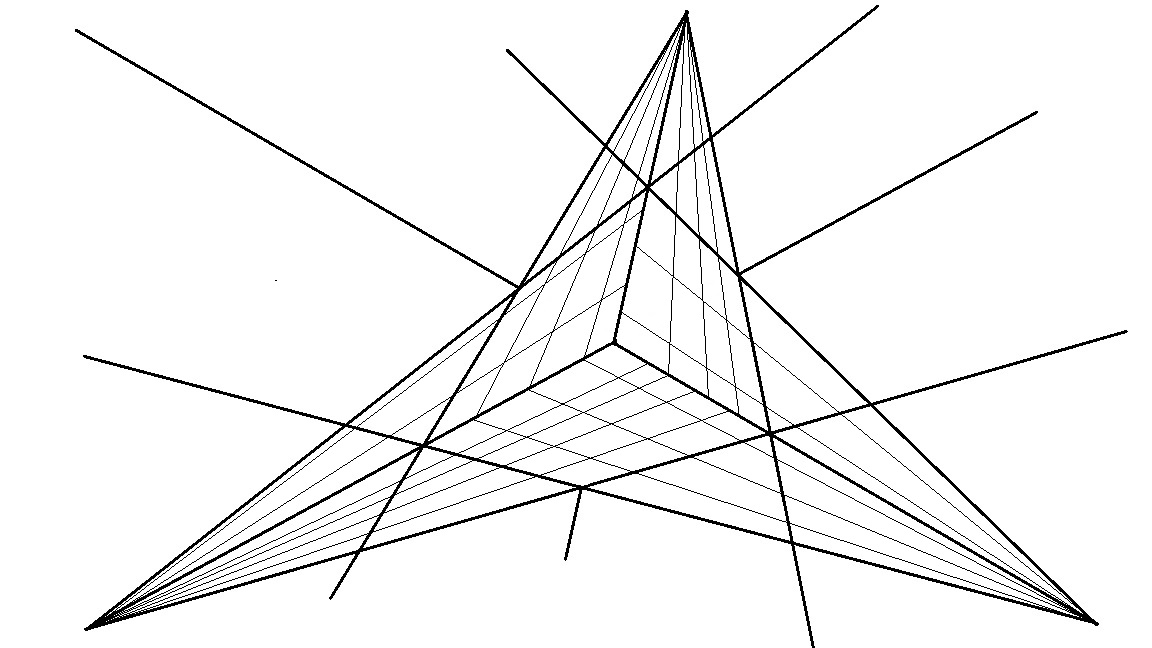
#> input picture src/draw.jpg, 1152 x 648 px
$ python opencv.py
#> lines starting #> are read from the running program, lines starting #| are printed output that depends on the picture
### src/opencv_engine.py
import numpy as np


def calculate_vanishing_point(line_list):
    if len(line_list) < 2:
        print('please draw more lines')
        return
    line_list = np.array(line_list)

    ones = np.ones((line_list.shape[0], 1))

    neg_m = (-1) * (line_list[:, 0][:, None])
    b = line_list[:, 1][:, None]
    a = np.concatenate((ones, neg_m), axis=1)

    solution = np.linalg.lstsq(a, b, rcond=None)
    y, x = solution[0]
    residual = solution[1]

    # convert to graphics coordinates
    # y = height - y

    return x, y, residual


def compute_error(clusters):
    sum = 0
    for i in range(len(clusters)):
        x, y, residuals = calculate_vanishing_point(clusters[i])
        if i == (len(clusters) - 1):
            sum += (10 * len(clusters[i]))
        else:
            sum += (residuals[0] / (len(clusters[i])))
    return sum


def compute_edge(m1, c1, width, height):
    right_edge = m1 * width + c1
    if (c1 > 0) and (c1 <= height):
        ye1 = c1
        xe1 = 0
        if right_edge <= 0:
            ye2 = 0
            xe2 = -c1 / m1
        elif (right_edge > 0) and (right_edge <= height):
            xe2 = width
            ye2 = (m1 * width) + c1
        else:
            ye2 = height
            xe2 = (height - c1) / m1
    elif c1 <= 0:
        ye1 = 0
        xe1 = -c1 / m1
        if (right_edge > 0) and (right_edge <= height):
            xe2 = width
            ye2 = (m1 * width) + c1
        else:
            ye2 = height
            xe2 = (height - c1) / m1
    else:
        xe1 = width
        ye1 = (m1 * width) + c1
        ye2 = height
        xe2 = (height - c1) / m1

    return [xe1, ye1, xe2, ye2]


# [18 lines left out: functions create_blank, sort_point_list, not called in this run]

### src/opencv.py
from opencv_engine import *
import cv2
import numpy as np
import collections
import math


n_cluster = 1

red = (0, 0, 255)
green = (0, 255, 0)
blue = (255, 0, 0)
purple = (204, 0, 153)
light_blue = (255, 255, 0)
orange = (255, 102, 0)
pink = (255, 102, 255)
black = (0, 0, 0)
clustering_color = [green, light_blue, red, pink]

filename = 'draw'
img = cv2.imread(filename + '.jpg')
#> img is the input picture: shape (648, 1152, 3); min 0, max 255, mean 244.3
height, width, channels = img.shape
#> height = 648; width = 1152; channels = 3
gray = cv2.cvtColor(img, cv2.COLOR_BGR2GRAY)
edges = cv2.Canny(gray, 50, 150, apertureSize=3)  # convert to binary image for Hough Transform
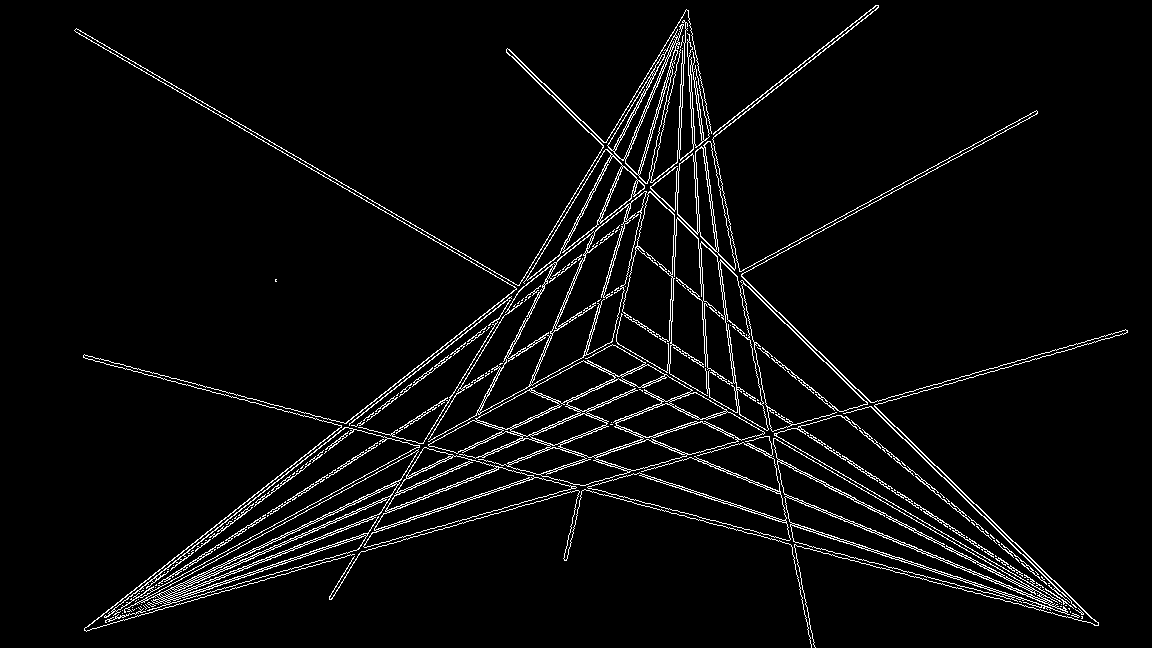
#> edges: shape (648, 1152); 4.3% white in thin lines or dots

# (rho,delta)
rho_accuracy = 1
delta_accuracy = np.pi / 360  # 0.5 degree
# threshold: minimum length of line that should be detected
threshold = 200
minLineLength = 200
maxLineGap = 15

point_lines = cv2.HoughLinesP(edges, rho_accuracy, delta_accuracy, threshold, minLineLength, maxLineGap)
#> point_lines = 191 rows, first 6: [181, 603, 199, 598], [740, 271, 766, 257], [600, 223, 631, 198], [779, 85, 878, 7], [533, 384, 583, 356], [971, 549, 1033, 585]
print("Number of lines extracted (including horizontal and vertical): " + str(len(point_lines)))
#| Number of lines extracted (including horizontal and vertical): 191

# initialise cluster
# This step removes horizontal and vertical lines
equation_lines = []
edge_points = []
for i in range(len(point_lines)):
    x11, y11, x12, y12 = point_lines[i][0]
    # if it is a vertical line
    if x11 == x12:
        m1 = np.inf
        c1 = np.nan
    # if it is a horizontal line
    elif y11 == y12:
        m1 = 0
        c1 = y11
    else:
        m1 = (y11 - y12) / (x11 - x12)
        c1 = y11 - m1 * x11
        edges = compute_edge(m1, c1, width, height)
        edge_points.append(edges)
        # [4 lines of commented-out code are left out]
        equation_lines.append([m1, c1])
#> this loop made 191 passes
#> (x11, y11, x12, y12, m1, c1, right_edge in compute_edge, xe1 in compute_edge) on passes 1, 2, 3, 4, 5, 7, 9, 10, 11, 15, 16, 17: (181, 603, 199, 598, -0.278, 653.3, 333.3, 1152), (740, 271, 766, 257, -0.538, 669.5, 49.15, 1152), (600, 223, 631, 198, -0.806, 706.9, -222.2, 1152), (779, 85, 878, 7, -0.788, 698.8, -208.9, 1152), (533, 384, 583, 356, -0.56, 682.5, 37.36, 1152), (250, 502, 297, 464, -0.809, 704.1, -227.3, 1152), (252, 540, 274, 528, -0.545, 677.5, 49.09, 1152), (165, 601, 213, 585, -0.333, 656, 272, 1152), (123, 598, 241, 505, -0.788, 694.9, -213, 1152), (324, 444, 345, 427, -0.81, 706.3, -226.3, 1152), (767, 256, 855, 209, -0.534, 665.6, 50.38, 1152), (817, 233, 843, 219, -0.538, 672.9, 52.62, 1152)
#> (x11, y11, x12, y12, m1, c1, right_edge in compute_edge, ye1 in compute_edge) on passes 6, 8, 12, 13, 22, 25: (971, 549, 1033, 585, 0.581, -14.81, 654.1, 0), (944, 477, 1065, 596, 0.983, -451.4, 681.6, 0), (945, 475, 1089, 615, 0.972, -443.8, 676.2, 0), (774, 438, 810, 459, 0.583, -13.5, 658.5, 0), (607, 145, 622, 160, 1, -462, 690, 0), (510, 430, 527, 436, 0.353, 250, 656.6, 250)

n = len(equation_lines)
initial_n = n
print("Number of lines extracted (excludingh horizontal and vertical): " + str(n))
#| Number of lines extracted (excludingh horizontal and vertical): 186

# Merge Alignment
reduce_until = 0.4
final_n = int(reduce_until*initial_n)
while len(equation_lines) > final_n:
    dist_matrix = [[sum([(i - j)*(i - j) for i, j in zip(line1, line2)]) for line1 in edge_points] for line2 in edge_points]
    dist_matrix = np.array(dist_matrix)
    max_x, max_y = np.unravel_index(dist_matrix.argmax(), dist_matrix.shape)
    np.fill_diagonal(dist_matrix, dist_matrix[max_x, max_y])
    min_x, min_y = np.unravel_index(dist_matrix.argmin(), dist_matrix.shape)

    if min_x < min_y:
        line_edge2 = edge_points.pop(min_y)
        line_edge1 = edge_points.pop(min_x)
        m2, c2 = equation_lines.pop(min_y)
        m1, c1 = equation_lines.pop(min_x)
    else:
        line_edge1 = edge_points.pop(min_x)
        line_edge2 = edge_points.pop(min_y)
        m1, c1 = equation_lines.pop(min_x)
        m2, c2 = equation_lines.pop(min_y)

    if m1+m2 == 0:
        pass
    else:
        if m1 == m2:
            m3 = m1
            c3 = (c1+c2)/2
        else:
            m3 = ((math.sqrt((1+(m1*m1))*(1+(m2*m2)))+(m1*m2)-1)/(m1+m2))
            x_intercept = (c2-c1)/(m1-m2)
            y_intercept = (m1*x_intercept) + c1
            c3 = y_intercept - (m3*x_intercept)
        equation_lines.append([m3, c3])
        edges = compute_edge(m3, c3, width, height)
        edge_points.append(edges)
#> this loop made 112 passes
#> pass 1, `dist_matrix = np.array(dist_matrix)`:
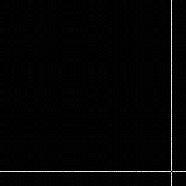
#> dist_matrix: shape (186, 186) float64; min 0, max 190297478.9, mean 3169283.2; drawn with min black and max white
#> after the loop:
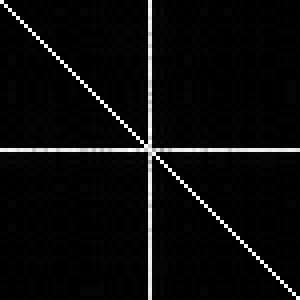
#> dist_matrix: shape (75, 75) float64 (shown 4 times larger); min 77.9, max 190297478.9, mean 8448847.8; drawn with min black and max white

n = len(equation_lines)
print(n)
#| 74
# [11 lines of commented-out code are left out]
clustering = np.random.choice(n_cluster, n, replace=True)

for h in range(200):
    for i in range(n):
        residuals = [0] * n_cluster
        for j in range(n_cluster):
            clusters = [[] for _ in range(n_cluster)]
            for k in range(n):
                if i == k:
                    clusters[j].append(equation_lines[k])
                else:
                    clusters[clustering[k]].append(equation_lines[k])
            residuals[j] = compute_error(clusters)

        if h == 0 and i == 0:
            smallest_total_residuals = max(residuals)
            print("smallest_total_residuals: " + str(smallest_total_residuals))

        #print(residuals)

        for r in range(len(residuals)):
            counter = collections.Counter(clustering)
            if (counter.get(clustering[i]) > 10) and residuals[r] < smallest_total_residuals:
                clustering[i] = residuals.index(residuals[r])
                smallest_total_residuals = residuals[r]
                print("smallest_total_residuals: " + str(smallest_total_residuals))

                for m in range(len(clusters)):
                    x, y, residual = calculate_vanishing_point(clusters[m])
                    print("cluster " + str(m + 1) + ": " + str(len(clusters[m])))
                    print("  residuals: " + str((residual[0] / (len(clusters[m])))))

clusters = [[] for _ in range(n_cluster)]
for i in range(n):
    clusters[clustering[i]].append(equation_lines[i])

for i in range(n_cluster):
    cluster = clusters[i]
    for m, c in cluster:
        cv2.line(img, (0, int(round(c))), (width, int(round(width * m + c))), clustering_color[i], 1)

    # plot all intersection points
    for j in range(len(cluster)):
        for k in range(j + 1, len(cluster)):
            m1, c1 = cluster[j]
            m2, c2 = cluster[k]
            if m1 != m2:
                x_intersect = (c2 - c1) / (m1 - m2)
                y_intersect = m1 * x_intersect + c1
                x_intersect = int(round(x_intersect))
                y_intersect = int(round(y_intersect))
                cv2.circle(img, (x_intersect, y_intersect), 10, clustering_color[i], -1)

    x, y, residuals = calculate_vanishing_point(cluster)
    #print(x, y, residuals)
#> (the run stopped early here; a loop or call above may not have finished)
